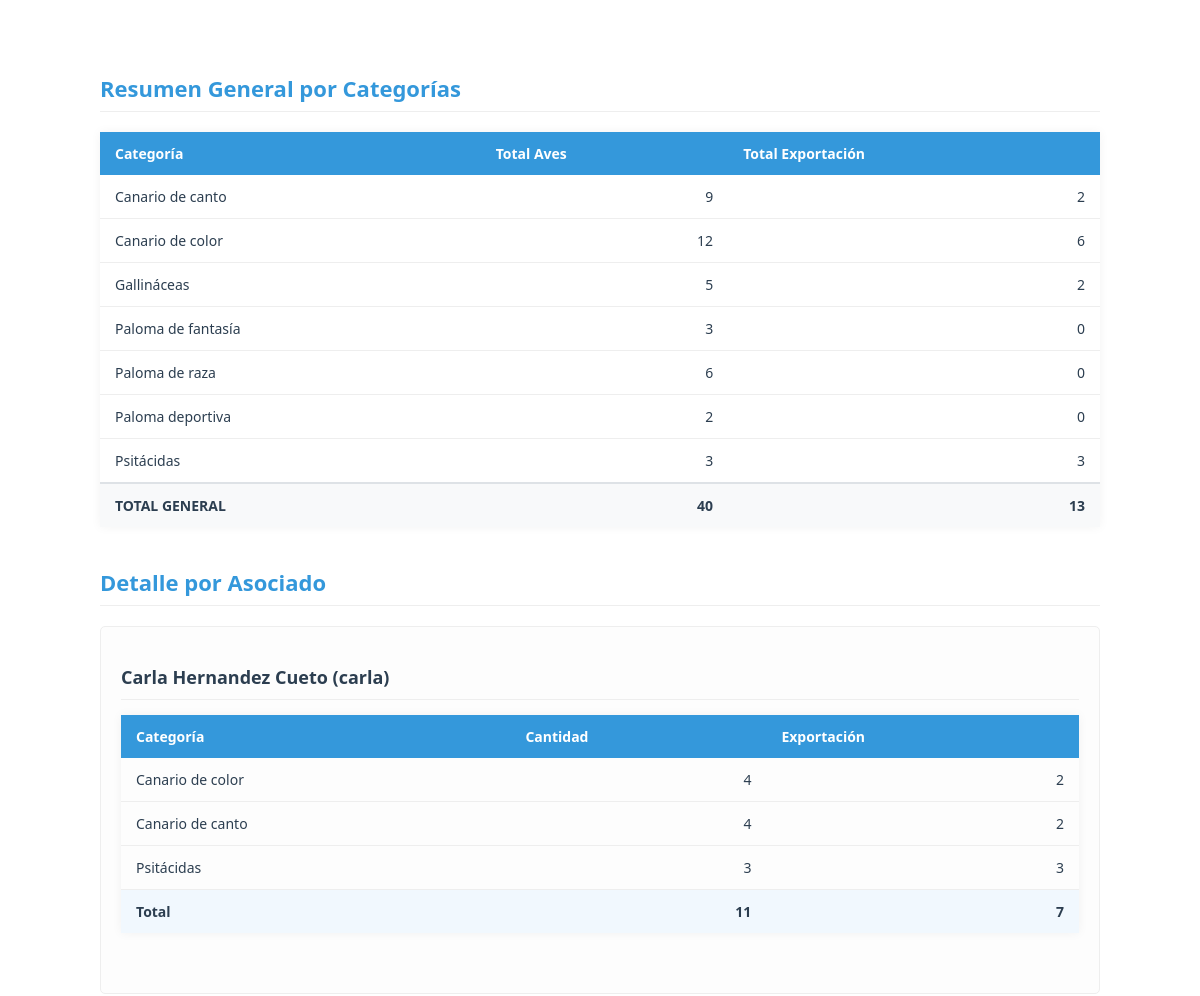
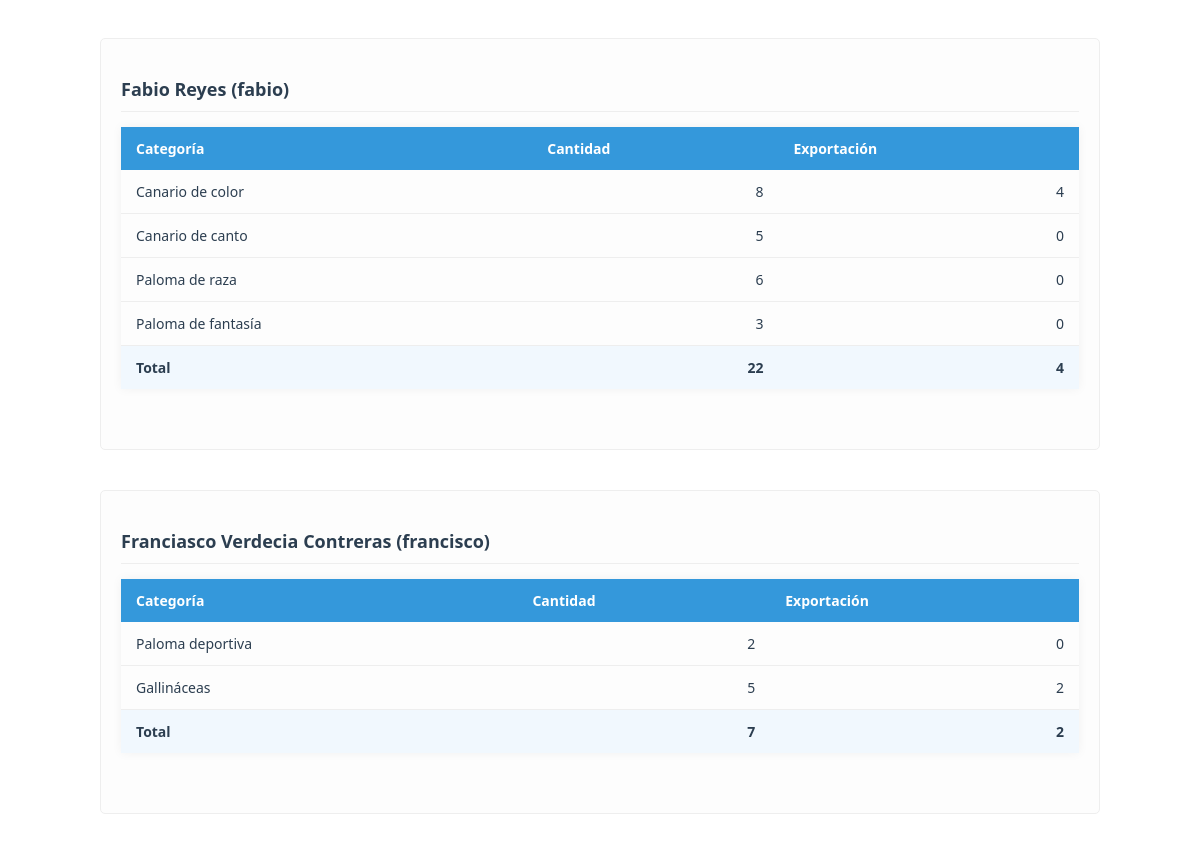
The app's page /admin/associates_report (signed in) with its own data (2 pictures, top to bottom).
### models.py (models this page shows, shortened)
class BirdCategory(db.Model):
    id = db.Column(db.Integer, primary_key=True)
    name = db.Column(db.String(100), nullable=False, unique=True)
    parent_category = db.Column(db.String(100))  # Para jerarquías
    resource_needs = db.Column(db.Text)
    description = db.Column(db.Text)  # Descripción más detallada
    birds = db.relationship('UserBirds', backref='category', lazy=True)

class User(UserMixin, db.Model):
    id = db.Column(db.Integer, primary_key=True)
    username = db.Column(db.String(80), unique=True, nullable=False, index=True)
    email = db.Column(db.String(120), unique=True, nullable=False, index=True)
    password_hash = db.Column(db.String(128))
    role = db.Column(db.String(20), default='user')  # 'admin', 'specialist', 'dependiente', 'user'
    is_associated = db.Column(db.Boolean, default=False, nullable=False)
    full_name = db.Column(db.String(100), nullable=False)
    phone = db.Column(db.String(20), nullable=False)
    profile_image = db.Column(db.String(255))  # Ruta de la imagen de perfil
    last_login = db.Column(db.DateTime)  # Fecha del último inicio de sesión
    is_active = db.Column(db.Boolean, default=True)  # Para manejar cuentas activas/inactivas
    address = db.Column(db.String(200))  # Nuevo campo para dirección
    birds = db.relationship('UserBirds', backref='user', lazy=True, cascade='all, delete-orphan')
    awards = db.relationship('Award', backref='user', lazy=True, cascade='all, delete-orphan')

class UserBirds(db.Model):
    id = db.Column(db.Integer, primary_key=True)
    user_id = db.Column(db.Integer, db.ForeignKey('user.id'), nullable=False)
    category_id = db.Column(db.Integer, db.ForeignKey('bird_category.id'), nullable=False)
    quantity = db.Column(db.Integer, default=0)
    food_per_bird = db.Column(db.Float)  # lb por ave por día (asignado por especialista)
    food_type = db.Column(db.String(50))  # Tipo de alimento (Maíz, Trigo, etc.)
    food_process = db.Column(db.String(50))  # Proceso del alimento (grano, molido, etc.)
    notes = db.Column(db.Text)  # Notas adicionales sobre las aves
    export_quantity = db.Column(db.Integer, default=0)  # Cantidad para exportación
    last_updated = db.Column(db.DateTime, default=datetime.utcnow, onupdate=datetime.utcnow)

### app.py (the view)
@app.route('/admin/associates_report')
@login_required
def associates_report_view():
    if current_user.role != 'admin':
        abort(403)
    associates = db.session.execute(
        select(User).where(User.is_associated == True).order_by(User.full_name)
    ).scalars()
    categories = db.session.execute(
        select(BirdCategory.name,
               func.sum(UserBirds.quantity).label('total_quantity'),
               func.sum(UserBirds.export_quantity).label('total_export'))
        .select_from(UserBirds)
        .join(BirdCategory)
        .join(User)
        .where(User.is_associated == True)
        .group_by(BirdCategory.name)
    ).all()
    grand_total = sum(cat.total_quantity or 0 for cat in categories)
    grand_export = sum(cat.total_export or 0 for cat in categories)
    return render_template('admin/associates_report.html',
                         associates=associates,
                         categories=categories,
                         grand_total=grand_total,
                         grand_export=grand_export,
                         now=datetime.utcnow())

### app.py (called while the page is built)
@login_manager.user_loader
def load_user(user_id):
    return db.session.get(User, int(user_id))

### templates/admin/associates_report.html
{% extends "base_print.html" %}
{% block content %}
<div class="print-container">
    <div class="report-content">
        <h2>Resumen General por Categorías</h2>
        <table class="summary-table">
            <thead>
                <tr>
                    <th>Categoría</th>
                    <th>Total Aves</th>
                    <th>Total Exportación</th>
                </tr>
            </thead>
            <tbody>
                {% for category in categories %}
                <tr>
                    <td>{{ category.name }}</td>
                    <td class="text-right">{{ category.total_quantity or 0 }}</td>
                    <td class="text-right">{{ category.total_export or 0 }}</td>
                </tr>
                {% endfor %}
                <tr class="total-row">
                    <td><strong>TOTAL GENERAL</strong></td>
                    <td class="text-right"><strong>{{ grand_total }}</strong></td>
                    <td class="text-right"><strong>{{ grand_export }}</strong></td>
                </tr>
            </tbody>
        </table>
        <h2>Detalle por Asociado</h2>
        {% for user in associates %}
        <div class="user-section">
            <h3>{{ user.full_name }} ({{ user.username }})</h3>
            {% if user.birds %}
            <table class="user-birds-table">
                <thead>
                    <tr>
                        <th>Categoría</th>
                        <th>Cantidad</th>
                        <th>Exportación</th>
                    </tr>
                </thead>
                <tbody>
                    {% for bird in user.birds %}
                    <tr>
                        <td>{{ bird.category.name }}</td>
                        <td class="text-right">{{ bird.quantity }}</td>
                        <td class="text-right">{{ bird.export_quantity }}</td>
                    </tr>
                    {% endfor %}
                    <tr class="user-total">
                        <td><strong>Total</strong></td>
                        <td class="text-right"><strong>{{ user.birds|sum(attribute='quantity') }}</strong></td>
                        <td class="text-right"><strong>{{ user.birds|sum(attribute='export_quantity') }}</strong></td>
                    </tr>
                </tbody>
            </table>
            {% else %}
            <p class="no-birds">No tiene aves registradas</p>
            {% endif %}
        </div>
        {% endfor %}
    </div>
</div>
{% endblock %}

### static/css/styles.css (style rules this page uses)
:root { --primary-color: #2c3e50; --secondary-color: #4CAF50; --light-gray: #f8f9fa; --medium-gray: #e9ecef; --dark-gray: #6c757d; --text-color: #495057; --white: #ffffff; }
.total-row { font-weight: bold; background-color: #f8f9fa; }
.print-container { font-family: 'Segoe UI', Tahoma, Geneva, Verdana, sans-serif; max-width: 100%; margin: 0 auto; padding: 20px; color: #333; }
.report-content { margin-top: 20px; }
.report-content h2 { color: #2c3e50; font-size: 22px; margin: 25px 0 15px; padding-bottom: 8px; border-bottom: 1px solid #eee; }
.summary-table, .user-birds-table { width: 100%; border-collapse: collapse; margin-bottom: 30px; font-size: 14px; }
.summary-table th, .user-birds-table th { background-color: #3498db; color: white; padding: 12px 15px; text-align: left; font-weight: 600; }
.summary-table td, .user-birds-table td { padding: 10px 15px; border-bottom: 1px solid #eee; }
.summary-table tr:last-child td, .user-birds-table tr:last-child td { border-bottom: none; }
.user-total { font-weight: bold; background-color: #f1f8fe; }
.user-section { margin-bottom: 30px; page-break-inside: avoid; }
.user-section h3 { color: #2c3e50; font-size: 18px; margin-bottom: 10px; padding-bottom: 5px; border-bottom: 1px dashed #ddd; }
.text-right { text-align: right; }
.total-row { background-color: #f8f9fa; font-weight: bold; }
.total-row td { padding-top: 10px; border-top: 2px solid #dee2e6; }

### templates/base_print.html (style rules this page uses)
.print-container { font-family: 'Segoe UI', Tahoma, Geneva, Verdana, sans-serif; max-width: 1000px; margin: 0 auto; padding: 30px; color: #2c3e50; background: white; }
.report-content { margin-top: 30px; }
.report-content h2 { color: #3498db; font-size: 22px; margin: 35px 0 20px; padding-bottom: 8px; border-bottom: 1px solid #eee; font-weight: 600; }
.summary-table, .user-birds-table { width: 100%; border-collapse: collapse; margin-bottom: 40px; font-size: 14px; box-shadow: 0 0 10px rgba(0,0,0,0.05); }
.summary-table th, .user-birds-table th { background-color: #3498db; color: white; padding: 12px 15px; text-align: left; font-weight: 600; }
.summary-table td, .user-birds-table td { padding: 12px 15px; border-bottom: 1px solid #eee; }
.total-row { font-weight: bold; background-color: #f8f9fa; }
.user-total { font-weight: bold; background-color: #f1f8fe; }
.user-section { margin-bottom: 40px; page-break-inside: avoid; border: 1px solid #eee; padding: 20px; border-radius: 5px; background: #fdfdfd; }
.user-section h3 { color: #2c3e50; font-size: 18px; margin-bottom: 15px; padding-bottom: 10px; border-bottom: 1px solid #eee; }
.text-right { text-align: right; }

### records on screen
BirdCategory: name "Canario de canto", total_quantity "9", id "2"
BirdCategory: name "Canario de color", total_quantity "12", total_export "6"
BirdCategory: name "Gallináceas", total_quantity "5", total_export "2"
BirdCategory: name "Paloma de fantasía", total_quantity "3", total_export "0", name "Paloma de raza", id "6"
BirdCategory: name "Paloma deportiva", total_quantity "2", total_export "0"
BirdCategory: name "Psitácidas", total_quantity "3", total_export "3"
User: full_name "Carla Hernandez Cueto", username "carla", birds|sum "11", birds|sum "7"
UserBirds: category.name "Canario de color", quantity "4", export_quantity "2"
UserBirds: category.name "Canario de canto", quantity "4", export_quantity "2"
UserBirds: category.name "Psitácidas", quantity "3", export_quantity "3"
User: full_name "Fabio Reyes", username "fabio", birds|sum "22", birds|sum "4"
UserBirds: category.name "Canario de color", quantity "8", export_quantity "4"
UserBirds: category.name "Canario de canto", quantity "5", export_quantity "0"
UserBirds: category.name "Paloma de raza", quantity "6", export_quantity "0"
UserBirds: category.name "Paloma de fantasía", quantity "3", export_quantity "0"
User: full_name "Franciasco Verdecia Contreras", username "francisco", birds|sum "7", birds|sum "2"
UserBirds: category.name "Paloma deportiva", quantity "2", export_quantity "0"
UserBirds: category.name "Gallináceas", quantity "5", export_quantity "2"

### other values on screen
{{ grand_total }} "40"
{{ grand_export }} "13"
